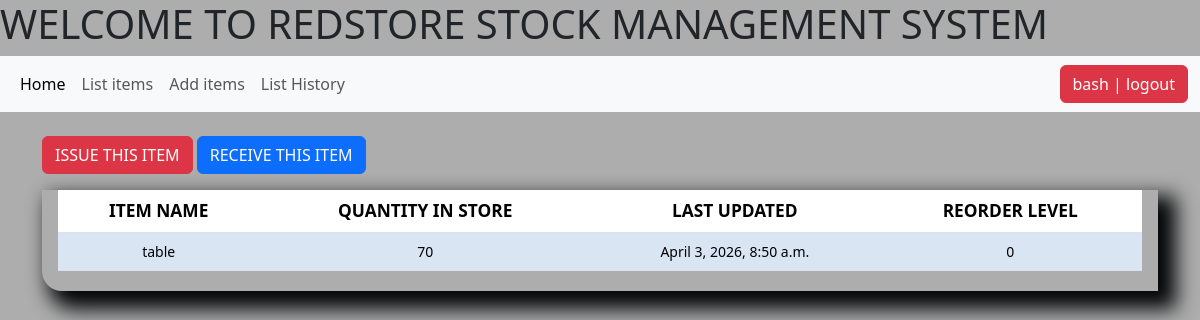
The page /stock_detail/1/ (signed in) on the database as committed earlier.
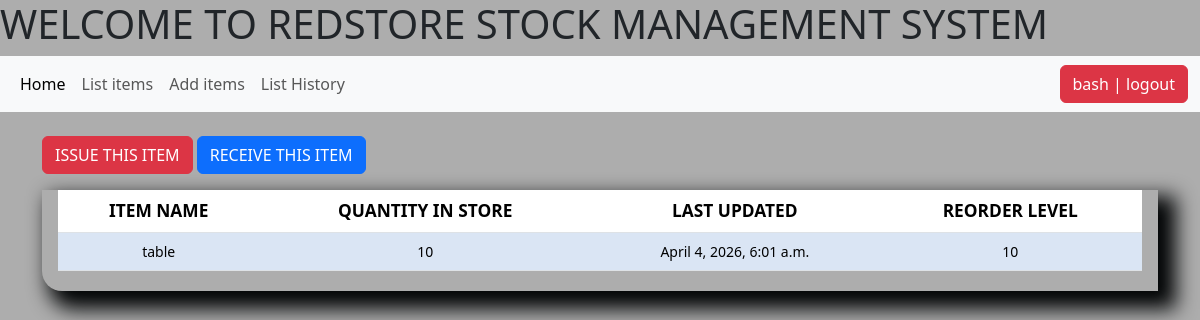
The same page on the database as committed later.
### stockapp/models.py (models this page shows, shortened)
class Stock(models.Model):
    category = models.ForeignKey(Category, on_delete=models.CASCADE)
    item_name = models.CharField(max_length=100, blank=True, null=True)
    quantity = models.IntegerField(default=0, blank=True, null=True)
    received_quantity = models.IntegerField(default=0, blank=True, null=True)
    received_by = models.CharField(max_length=100, blank=True, null=True)
    issued_quantity = models.IntegerField(default=0, blank=True, null=True)
    issued_by = models.CharField(max_length=100, blank=True, null=True)
    issue_to = models.CharField(max_length=100, blank=True, null=True)
    phone_number = models.CharField(max_length=100, blank=True, null=True)
    created_by = models.CharField(max_length=100, blank=True, null=True)
    reorder_level = models.IntegerField(default=0, blank=True, null=True)
    last_updated = models.DateTimeField(auto_now_add=False, auto_now=True)
    timestamp = models.DateTimeField(auto_now_add=True, auto_now=False)
    export_to_csv = models.BooleanField(default=False)

### stockapp/views.py (the view)
# urls.py: path('stock_detail/<str:pk>/',views.stock_detail, name='stock_detail'),
@login_required
def stock_detail(request, pk):
    queryset = get_object_or_404(Stock, id=pk)
    return render(request, 'stock_detail.html', {'queryset': queryset})

### stockapp/templates/stock_detail.html (shortened to what this page needs)
{% extends 'navbar.html' %}
{% load crispy_forms_tags %}
{% load static %}
{% block content %}
<a href="{% url 'issue_item' queryset.id %}"><div class="btn btn-danger">ISSUE THIS ITEM</div></a>
<a href="{% url 'receive_item' queryset.id %}"><div class="btn btn-primary">RECEIVE THIS ITEM</div></a>
<div class="display_table mt-3">
    <table class="table">
        <tr>
            <th>ITEM NAME</th>
             <th>QUANTITY IN STORE</th>
              <th>LAST UPDATED</th>
               <th>REORDER LEVEL</th>
        </tr>
        <tr>
            <td>{{ queryset.item_name }}</td>
            <td>{{ queryset.quantity }}</td>
            <td>{{ queryset.last_updated }}</td>
            <td>{{ queryset.reorder_level }}</td>
        </tr>
    </table>
</div>
{% endblock content%}

Rows that differ between the two databases and show on the page:
changed Stock "table": quantity "70" → "10"; last_updated "April 3, 2026, 8:50 a.m." → "April 4, 2026, 6:01 a.m."; reorder_level "0" → "10"
